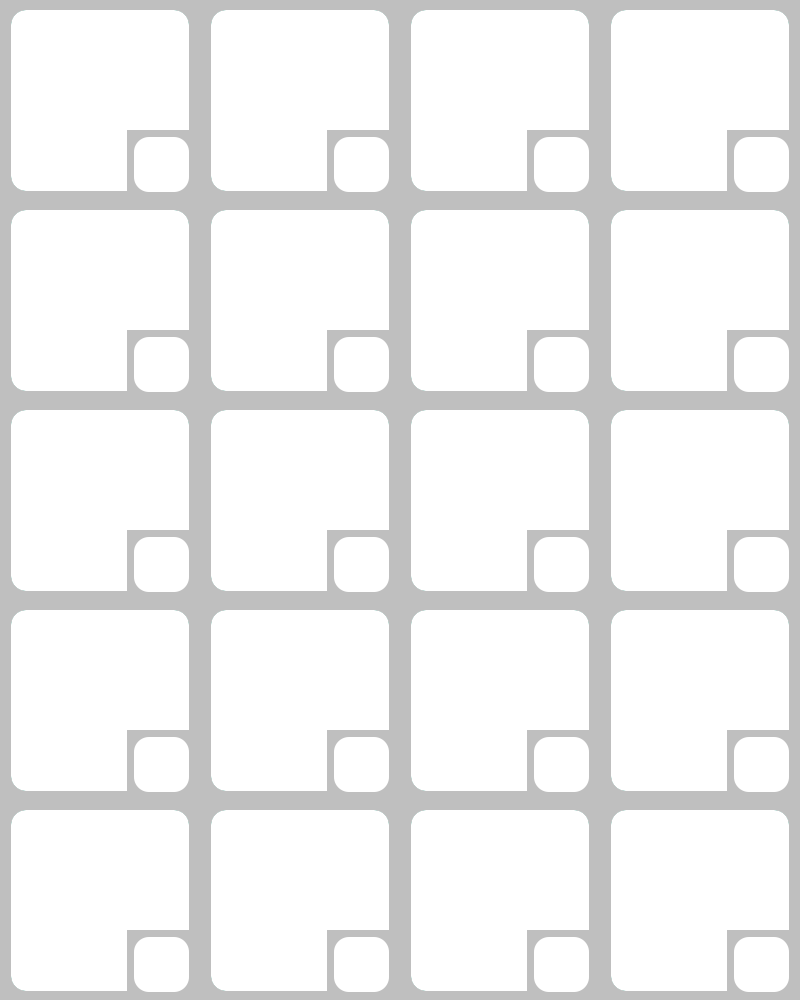

A 2D game scene composited from a Tiled map and its tileset images. What follows is a short description and the map's XML, with each tile layer's data collapsed to a summary:
An orthogonal 4x5 tile map with 200x200 px tiles, 1 tile layer (map1) and 40 objects (flower1, flower2, flower3, flower4, flower5, ...).

<map version="1.2" tiledversion="1.3.1" orientation="orthogonal" renderorder="right-down" compressionlevel="0" width="4" height="5" tilewidth="200" tileheight="200" infinite="0" nextlayerid="5" nextobjectid="65">
 <tileset firstgid="1" name="bagitem" tilewidth="200" tileheight="200" tilecount="1" columns="1">
  <image source="bagitem.png" width="200" height="200" />
 </tileset>
 <layer id="1" name="map1" width="4" height="5" locked="1">
  <data>[20 cells, 20 non-empty, 1 distinct tile ids]</data>
 </layer>
 <objectgroup id="2" name="flower" locked="1">
  <object id="1" name="flower1" x="15.5422" y="15.5422" width="169.551" height="175.203" />
  <object id="2" name="flower2" x="214.765" y="15.5422" width="169.551" height="173.79" />
  <object id="3" name="flower3" x="413.988" y="12.7164" width="169.551" height="173.79" />
  <object id="4" name="flower4" x="613.211" y="15.5422" width="169.551" height="169.551" />
  <object id="5" name="flower5" x="15.5422" y="214.765" width="169.551" height="172.377" />
  <object id="6" name="flower6" x="214.765" y="211.939" width="169.551" height="175.203" />
  <object id="7" name="flower7" x="415.401" y="216.178" width="169.551" height="172.377" />
  <object id="8" name="flower8" x="614.624" y="216.178" width="169.551" height="172.377" />
  <object id="9" name="flower9" x="14.1293" y="412.575" width="169.551" height="175.203" />
  <object id="10" name="flower10" x="213.352" y="415.401" width="169.551" height="173.79" />
  <object id="11" name="flower11" x="415.401" y="413.988" width="169.551" height="172.377" />
  <object id="12" name="flower12" x="614.624" y="413.988" width="169.551" height="176.616" />
  <object id="13" name="flower13" x="12.7164" y="613.211" width="169.551" height="175.203" />
  <object id="14" name="flower14" x="213.352" y="611.798" width="169.551" height="175.203" />
  <object id="15" name="flower15" x="413.988" y="613.211" width="169.551" height="176.616" />
  <object id="16" name="flower16" x="613.211" y="613.211" width="169.551" height="175.203" />
  <object id="17" name="flower17" x="14.1293" y="809.608" width="169.551" height="182.268" />
  <object id="18" name="flower18" x="213.352" y="815.26" width="169.551" height="172.377" />
  <object id="19" name="flower19" x="415.401" y="812.434" width="169.551" height="173.79" />
  <object id="20" name="flower20" x="614.624" y="815.26" width="169.551" height="173.79" />
 </objectgroup>
 <objectgroup id="4" name="price" locked="1">
  <object id="41" name="price1" x="125.751" y="131.403" width="59.343" height="55.1042" />
  <object id="42" name="price2" x="334.864" y="141.293" width="48.0396" height="45.2137" />
  <object id="43" name="price3" x="536.913" y="141.293" width="48.0396" height="45.2137" />
  <object id="44" name="price4" x="737.549" y="141.293" width="48.0396" height="45.2137" />
  <object id="45" name="price5" x="135.641" y="341.929" width="48.0396" height="45.2137" />
  <object id="46" name="price6" x="336.277" y="341.929" width="48.0396" height="45.2137" />
  <object id="47" name="price7" x="535.5" y="341.929" width="48.0396" height="45.2137" />
  <object id="48" name="price8" x="736.136" y="341.929" width="48.0396" height="45.2137" />
  <object id="49" name="price9" x="137.054" y="541.152" width="48.0396" height="45.2137" />
  <object id="50" name="price10" x="336.277" y="541.152" width="48.0396" height="45.2137" />
  <object id="51" name="price11" x="536.913" y="541.152" width="48.0396" height="45.2137" />
  <object id="52" name="price12" x="736.136" y="541.152" width="48.0396" height="45.2137" />
  <object id="53" name="price13" x="135.641" y="741.787" width="48.0396" height="45.2137" />
  <object id="54" name="price14" x="336.277" y="741.787" width="48.0396" height="45.2137" />
  <object id="55" name="price15" x="535.5" y="741.787" width="48.0396" height="45.2137" />
  <object id="56" name="price16" x="736.136" y="741.787" width="48.0396" height="45.2137" />
  <object id="57" name="price17" x="135.641" y="941.01" width="48.0396" height="45.2137" />
  <object id="58" name="price18" x="336.277" y="941.01" width="48.0396" height="45.2137" />
  <object id="59" name="price19" x="536.913" y="941.01" width="48.0396" height="45.2137" />
  <object id="60" name="price20" x="734.723" y="941.01" width="48.0396" height="45.2137" />
 </objectgroup>
</map>